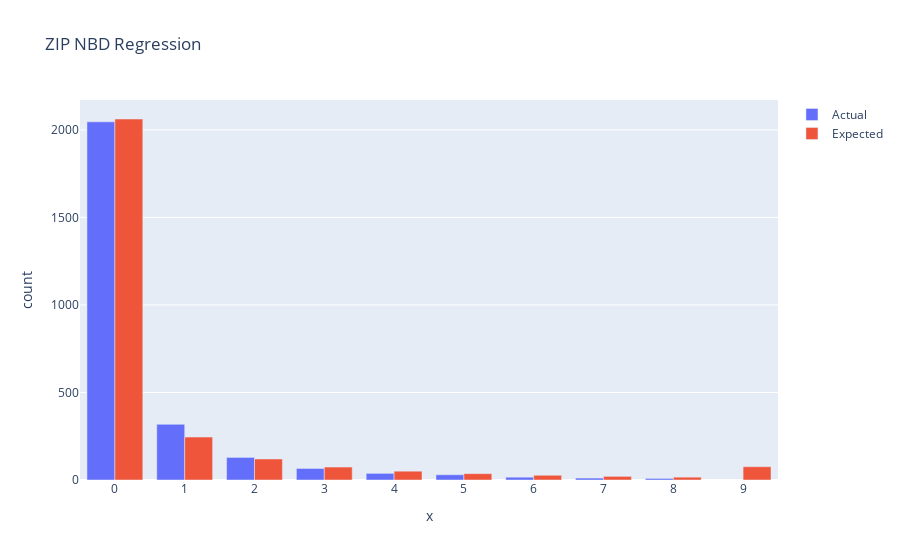

Notebook source saved alongside this figure:
### Code cell
fig = go.Figure(data=[
    go.Bar(name='Actual', x=np.arange(10), y=np.unique(data.Visits,return_counts=True)[1][0:9]),
    go.Bar(name='Expected', x=np.arange(10), y=pred3)
])

fig.update_layout(title='ZIP NBD Regression',
                  xaxis_title='x',
                  yaxis_title='count',
                 annotations=[
                    
                      ],
                  xaxis = dict(
                        tickmode = 'linear',
                        tick0 = 0,
                        dtick = 1
                        )
                 )

# Change the bar mode
fig.update_layout(barmode='group')

fig.show()

### Figure 1 — Plotly figure (JSON) as saved in the notebook; plotly's stock layout.template omitted (floating-point values rounded to 4 significant figures)
{"data": [{"name": "Actual", "type": "bar", "x": [0, 1, 2, 3, 4, 5, 6, 7, 8, 9], "y": [2046, 318, 129, 66, 38, 30, 16, 11, 9]}, {"name": "Expected", "type": "bar", "x": [0, 1, 2, 3, 4, 5, 6, 7, 8, 9], "y": [2062.0, 245.2, 120.1, 73.98, 50.32, 36.22, 27.04, 20.73, 16.2, 75.94]}], "layout": {"autosize": true, "barmode": "group", "title": {"text": "ZIP NBD Regression"}, "xaxis": {"autorange": true, "dtick": 1, "range": [-0.5, 9.5], "tick0": 0, "tickmode": "linear", "title": {"text": "x"}, "type": "linear"}, "yaxis": {"autorange": true, "range": [0, 2171.0], "title": {"text": "count"}, "type": "linear"}}}
